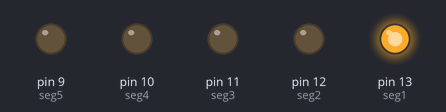
Recording of a program running on a simulated MicroPython board. Shown: output pins drawn as LEDs (lit = HIGH). At 5.0 s the program stops and its outputs stay as they are.

Above: at 0.1 s.
At 1.1 s:
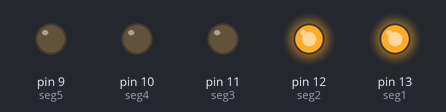
At 2.1 s:
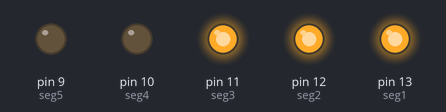
At 3.1 s:
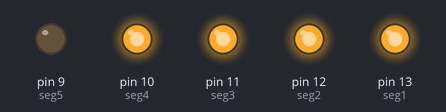
At 4.1 s:
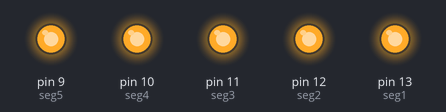
At 5.1 s:
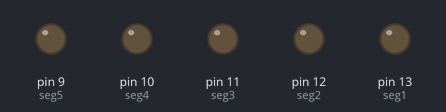
Timing chart, 0 to 6.5 s (numbered marks = the images above):
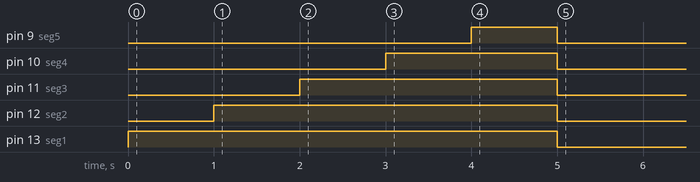

The program:

Day4a.py
```python
'''
Lighting up bar graph LED segment by segment
'''

# Imports
from machine import Pin
import time

# Set up GPIOs 9-13
seg1 = Pin(13, Pin.OUT)
seg2 = Pin(12, Pin.OUT)
seg3 = Pin(11, Pin.OUT)
seg4 = Pin(10, Pin.OUT)
seg5 = Pin(9, Pin.OUT)

# turn on segments 1 by 1, then turn all off
seg1.value(1)
time.sleep(1)
seg2.value(1)
time.sleep(1)
seg3.value(1)
time.sleep(1)
seg4.value(1)
time.sleep(1)
seg5.value(1)
time.sleep(1)
seg1.value(0)
seg2.value(0)
seg3.value(0)
seg4.value(0)
seg5.value(0)
```

Measured:
- by itself, pin 9 (seg5): LOW → HIGH at 4.0 s, → LOW 1.0 s later
- by itself, pin 10 (seg4): LOW → HIGH at 3.0 s, → LOW 2.0 s later
- by itself, pin 11 (seg3): LOW → HIGH at 2.0 s, → LOW 3.0 s later
- by itself, pin 12 (seg2): LOW → HIGH at 1.0 s, → LOW 4.0 s later
- by itself, pin 13 (seg1): LOW → HIGH at 0.00 s, → LOW 5.0 s later
